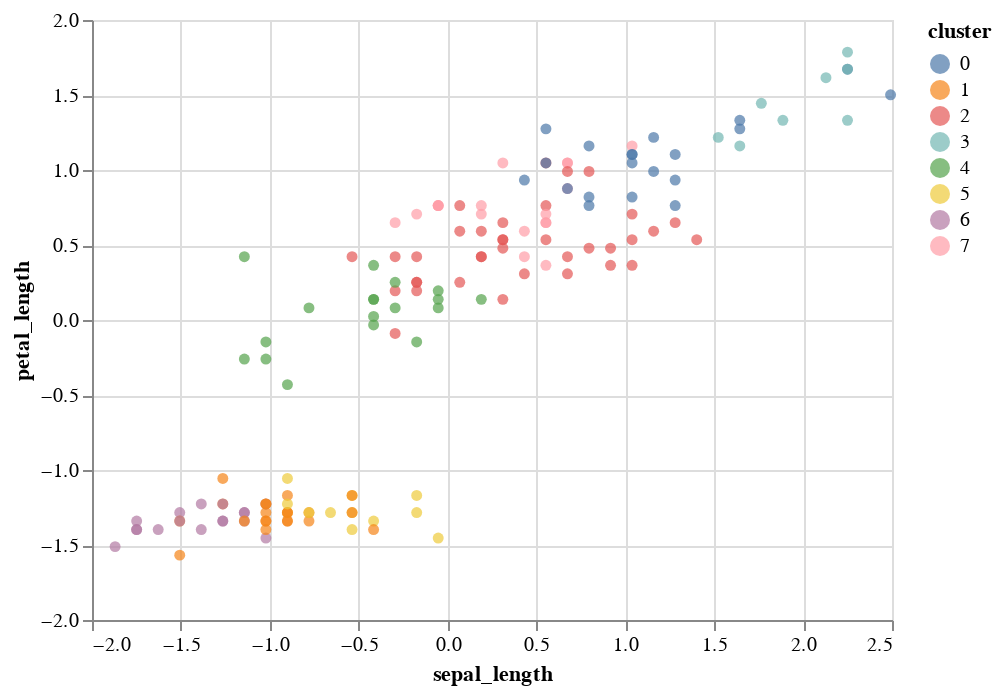

This figure's notebook cell:
### Code cell
alt.Chart(df).mark_circle().encode(
    x = "sepal_length",
    y = "petal_length",
    color = "cluster:N"
)

### Figure 1 — Vega-Lite specification as saved in the notebook (floating-point values rounded to 4 significant figures; data arrays with more than 128 entries replaced by an {"elided": "..."} marker saying what was removed)
{"config": {"view": {"continuousWidth": 400, "continuousHeight": 300}}, "data": {"name": "data-842556884e454b1120c216665ea09514"}, "mark": "circle", "encoding": {"color": {"type": "nominal", "field": "cluster"}, "x": {"type": "quantitative", "field": "sepal_length"}, "y": {"type": "quantitative", "field": "petal_length"}}, "$schema": "https://vega.github.io/schema/vega-lite/v4.8.1.json", "datasets": {"data-842556884e454b1120c216665ea09514": {"elided": "150 records"}}}
